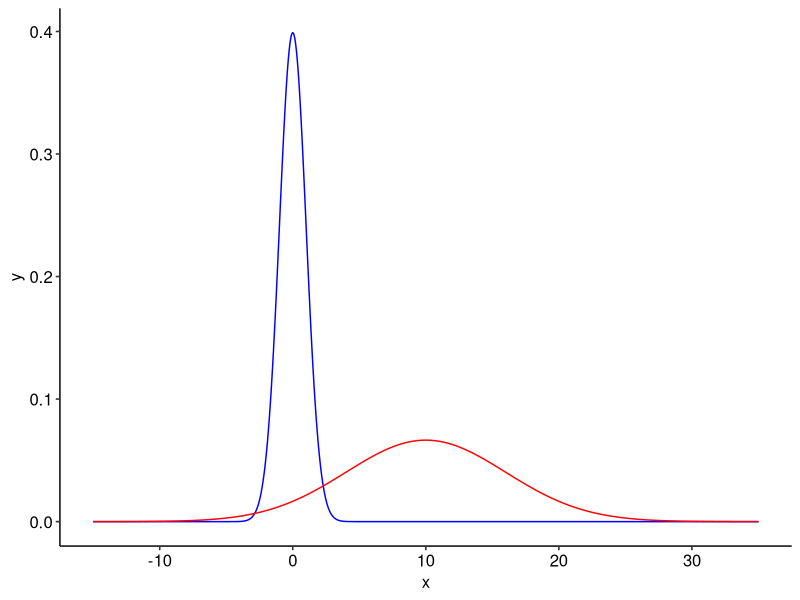
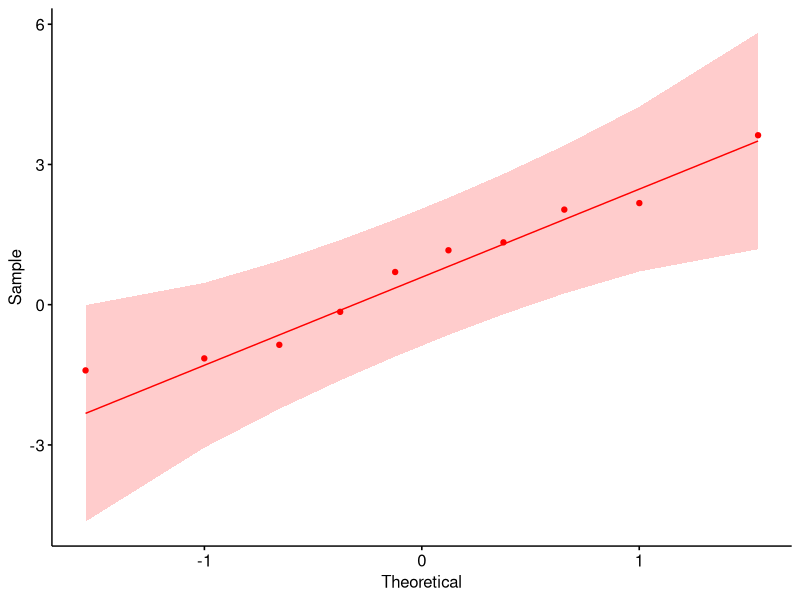

These figures' R source, in order:
## ---- chunk 1

  library(ggpubr) 
  #Generar valores para una distribucion normal con media 0 y  desviacion estandar 1.
  media <- 0 
  desv_est <- 1 
  x <- seq(-15, 35, 0.01) 
  y <- dnorm(x, mean = media, sd = desv_est) 
  normal_1 <- data.frame(x, y)
  # Repetir el proceso para una distribuci6n normal con media 10 y desviacion estandar 6. 
  media <- 10
  desv_est <- 6
  x <- seq(-15, 35, 0.01)
  y <- dnorm(x, mean = media, sd = desv_est) 
  normal_2 <- data.frame(x, y)
  #Graficar ambas distribuciones. 
  g <- ggplot(normal_1, aes(x, y)) + geom_line(color = "blue") 
  g <- g + geom_line(data = normal_2, color = "red") 
  g <- g + theme_pubr()
  print(g)



## ---- chunk 2
  mu = 0
  sigma = 1
  #Distribucion Normal
  dnorm(x, mu, sigma) #Funcion de densidad de una Distribucion normal, te da la probabilidad puntual de que ocurra x en una distribucion normal de media mu y desv sigma

  pnorm(x,mu,sigma,lower.tail = TRUE) #funcion de distribucion de una distribucion normal, te da la probabilidad acumulada de que ocurra x en una distribucion normal de media mu y desv sigma, cola inferior es decir <=
  
  probabilidad_deseada = 0.5
  qnorm(probabilidad_deseada,mu,sigma) #Entrega el valor de X que acumula la probabilidad deseada
  
  n = 100
  #rnorm(n,mu,sigma) #Simula una distribucion normal de tamaño n y parametors mu y sigma

## ---- chunk 3

  library(nortest)
  
  library ( ggpubr)
   # Cargar datos .
  datos <- rnorm(10, mean = 1, sd = 2)
  
   # Grá fico Q-Q para la variable Rendimiento .
   g <- ggqqplot ( datos, 
                   color = " red")
  
   print (g)

   
  #H_0: Los datos son normales
  #H_a: Los datos no son normales
  shapiro.test(datos)
   
   
## ---- chunk 4

x = 2
df = 3
#Probabilidad puntual
dchisq(x, df) 

#Probabilidad acumulada
q = 0.5
pchisq(q, df, lower.tail = TRUE) 
#Valor que acumula la probabilidad
p = 1
qchisq(p, df, lower.tail= TRUE)
#Generar valores que generen una distribución
n = 100
rchisq(n, df)
